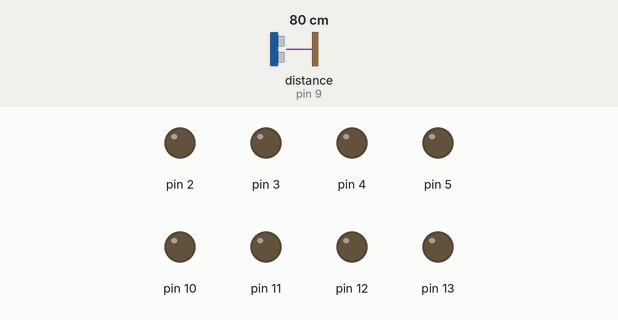
Simulated run of this sketch. Board: Arduino Uno, built with avr-gcc and run on an emulated ATmega328P. On the bench: output pins drawn as LEDs (lit = HIGH). Wiring (inferred from the names in the program): ultrasonic range finder: trigger pin 8; echo pin 9. The inputs (shaded band) are chosen by the test bench; at power-on: distance to the obstacle (sensor on pin 9) 80 cm. The echo pulse lasts 58.3 µs per cm; pins used as bus, display or sensor lines are not drawn.

Above: at 1.2 s.
1.3 s: distance to the obstacle (sensor on pin 9) set to 2 cm
At 2.2 s:
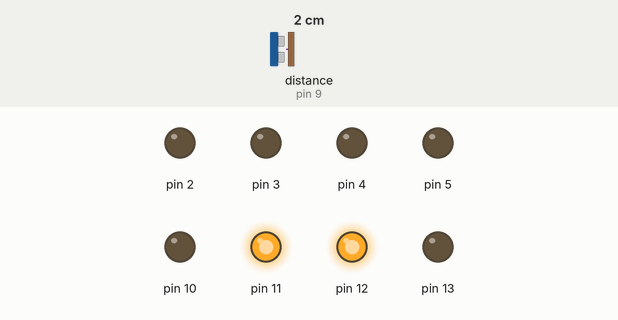
2.8 s: distance to the obstacle (sensor on pin 9) set to 4 cm
At 3.7 s:
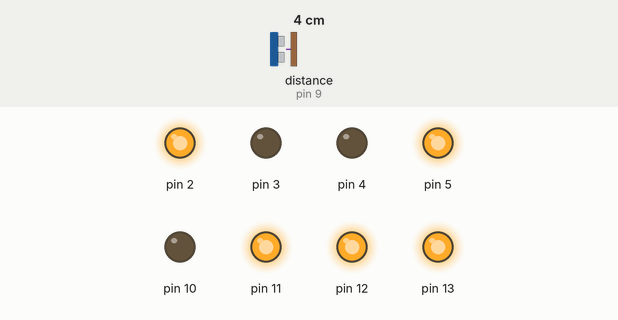
4.3 s: distance to the obstacle (sensor on pin 9) set to 9 cm
At 5.3 s:
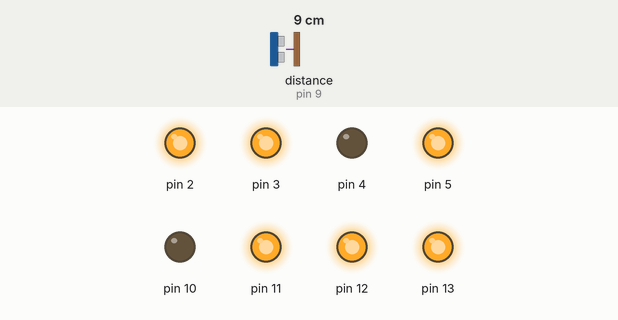
Timing chart, 0 to 7.3 s (numbered marks = the images above; inputs shaded):
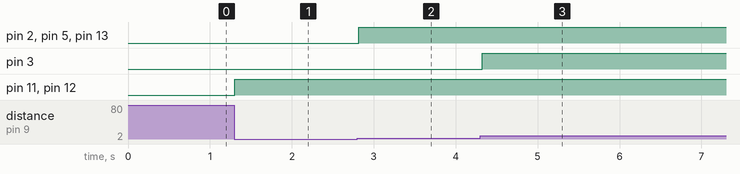

The sketch:

ultrasonicWithVisor.ino
```cpp
//Programa: Conectando Sensor Ultrassonico HC-SR04 ao Arduino
//Carrega a biblioteca do sensor ultrassonico
#include <Ultrasonic.h>

//Define os pinos para o trigger e echo
#define pino_trigger 8
#define pino_echo 9

int dict[16][8] = {
    {0,1,1,1,0,1,1,1},
    {0,0,0,0,0,1,1,0},
    {1,0,1,1,0,0,1,1},
    {1,0,0,1,0,1,1,1},
    {1,1,0,0,0,1,1,0},
    {1,1,0,1,0,1,0,1},
    {1,1,1,1,0,1,0,1},
    {0,0,0,0,0,1,1,1},
    {1,1,1,1,0,1,1,1},
    {1,1,0,1,0,1,1,1},
    {1,1,1,0,0,1,1,1},
    {1,1,1,1,0,1,0,0},
    {0,1,1,1,0,0,0,1},
    {1,0,1,1,0,1,1,0},
    {1,1,1,1,0,0,0,1},
    {1,1,1,0,0,0,0,1}
  };

//Inicializa o sensor nos pinos definidos acima
Ultrasonic ultrasonic(pino_trigger, pino_echo);

void setup() {
  // put your setup code here, to run once:
  pinMode(13,OUTPUT);
  pinMode(12,OUTPUT);
  pinMode(11,OUTPUT);
  pinMode(10,OUTPUT);
  pinMode(5,OUTPUT);
  pinMode(4,OUTPUT);
  pinMode(3,OUTPUT);
  pinMode(2,OUTPUT);

}

void loop() {
  // put your main code here, to run repeatedly:
  int cmMsec, inMsec;
  long microsec = ultrasonic.timing();
  cmMsec = ultrasonic.convert(microsec, Ultrasonic::CM);
  inMsec = ultrasonic.convert(microsec, Ultrasonic::IN);
//  cmMsec /= 20;
  if(cmMsec  < 16){
    for(int j = 0; j< 8; j++){
      if(j <= 3){
        digitalWrite(j+2, dict[cmMsec][j]);
      }else{
        digitalWrite(j+6, dict[cmMsec][j]);
      }
  }
  delay(100);
  }
}
```

Measured:
- after the input at 1.3 s, pin 11, pin 12: LOW → HIGH at once
- after the input at 2.8 s, pin 2, pin 5, pin 13: LOW → HIGH at once
- after the input at 4.3 s, pin 3: LOW → HIGH at once
